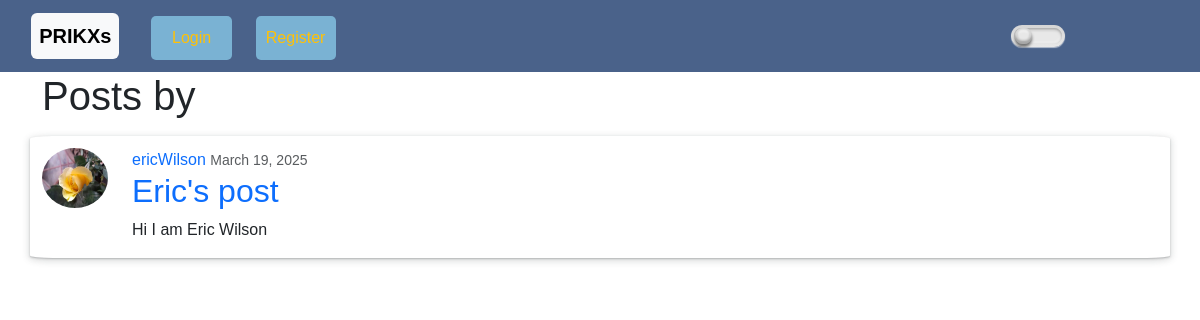
Page /user/eric@gmail.com on the committed database.
### App/models.py (models this page shows, shortened)
class Post(models.Model):
    title = models.CharField(max_length=100)
    content = models.TextField()
    date_posted = models.DateTimeField(default=timezone.now)
    author = models.ForeignKey(User, on_delete=models.CASCADE)
    likes = models.ManyToManyField(User, related_name='post_like')

### Users/models.py (models this page shows, shortened)
class CustomUser(AbstractUser):
    email = models.EmailField(unique=True)
    username = None
    USERNAME_FIELD = 'email'
    REQUIRED_FIELDS = ['first_name','last_name']
    objects = CustomUserManager()
    def __str__(self):
        return (self.first_name + self.last_name)

class profile(models.Model):
    user = models.OneToOneField(CustomUser, on_delete=models.CASCADE)
    image = models.ImageField(default='default.jpg', upload_to='profile pics')

### App/views.py (the view)
# urls.py: path('user/<str:email>',UserPostListView.as_view(), name='user-posts'),
class UserPostListView(ListView):
    model = Post
    template_name = 'user_posts.html'
    context_object_name = 'posts'
    def get_queryset(self):
        user = get_object_or_404(User, email=self.kwargs.get('email'))
        return Post.objects.filter(author=user).order_by('-date_posted')

### App/templates/user_posts.html (shortened to what this page needs)
{% extends "index.html" %}
{% block content %}
<div class="container">
    <h1 class="mb-3">Posts by {{ view.kwargs.username }}</h1>
    {% for post in posts %}
    <article class="media blog-content row mt-3">
        <img class="rounded-circle col-6" src="{{ post.author.profile.image.url }}" alt="profile pic" style="width: 90; height: 60;">
        <div class="media-body col-6">
            <div class="articles-metadata">
                <a href="{% url 'user-posts' post.author.email %}">{{ post.author }} </a>
                <small class="text-muted">{{ post.date_posted|date:" F d, Y" }}</small>
            </div>
            <h2 class="article-titles"><a href="{% url 'post-detail' post.id %}" class="article-title">{{ post.title }}</a></h2>
            <p>{{ post.content|linebreaksbr }}</p>
        </div>
    </article>
    {% endfor %}
</div>
{% endblock %}

### App/static/darkmode.css (style rules this page uses)
body { overflow-y: auto; }

### App/static/login.css (style rules this page uses)
* { margin: 0; padding: 0; box-sizing: border-box; font-family: Arial, sans-serif; }

### App/static/other.css (style rules this page uses)
.article-title { text-decoration: none; }
.blog-content { border-radius: 2%; width: auto; padding-top: 1.5vh; }

### rows in the picture
Post: author.profile.image (picture), author "ericWilson", date_posted "March 19, 2025", title "Eric's post", content "Hi I am Eric Wilson"
